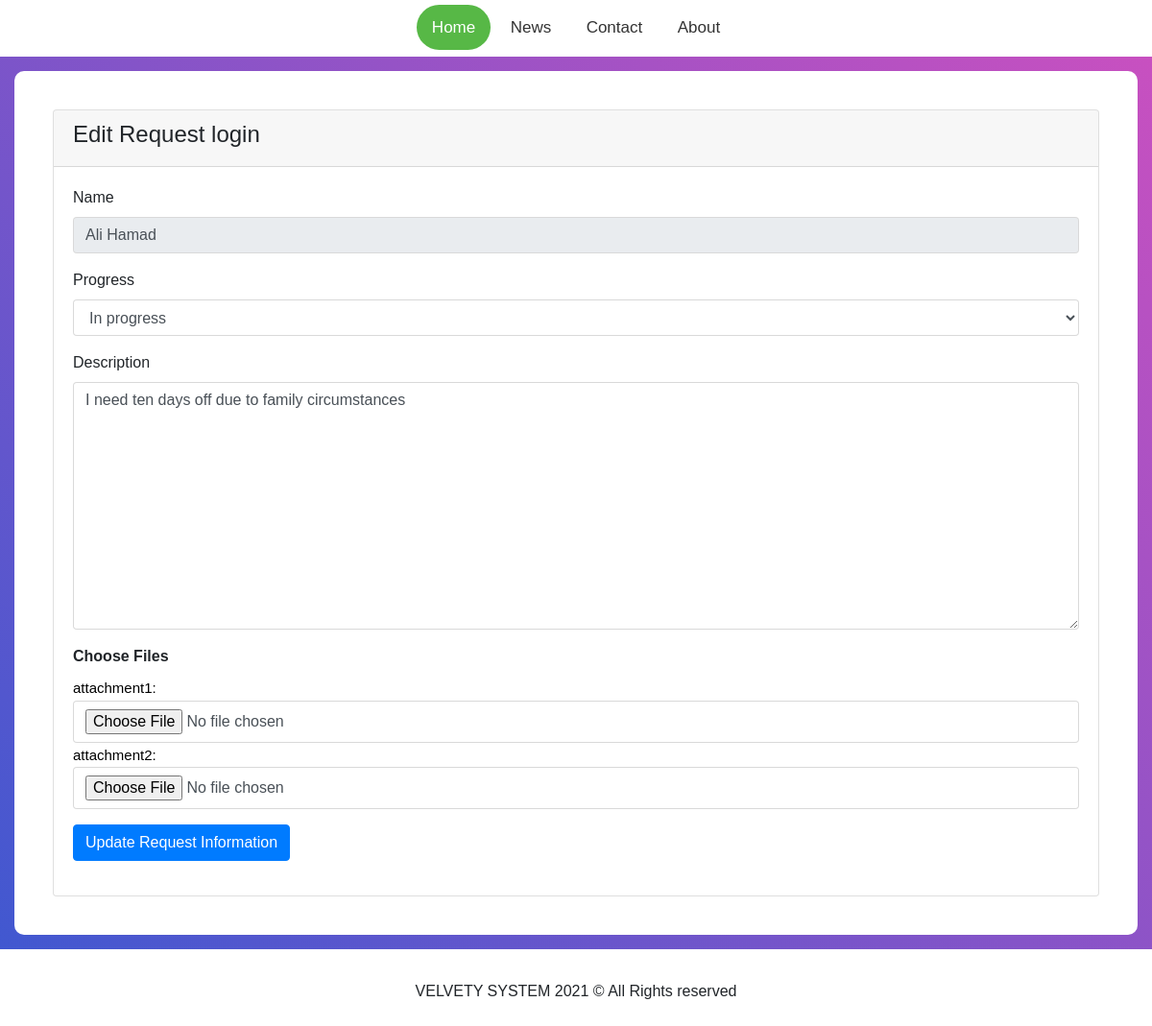
Screenshot of /edit-information.php?id=1 (signed in) with the database file from the repository.
### tables this page shows
CREATE TABLE `request` (
  `id` int(100) NOT NULL,
  `emp_id` varchar(100) NOT NULL,
  `service_id` varchar(100) NOT NULL,
  `description` varchar(300) NOT NULL,
  `attachment1` varchar(100) NOT NULL,
  `attachment2` varchar(100) NOT NULL,
  `status` tinyint(1) NOT NULL DEFAULT '0' COMMENT '0=in progress,1=accepted, 2=Declined'
);

CREATE TABLE `employee` (
  `id` int(25) NOT NULL,
  `emp_number` int(50) NOT NULL,
  `first_name` varchar(50) NOT NULL,
  `last_name` varchar(50) NOT NULL,
  `job_title` varchar(50) NOT NULL,
  `password` varchar(100) NOT NULL
);

### edit-information.php (the view, shortened to what this page needs)
<?php
 $role=$_SESSION['role'];
 $id=$_GET['id'];
 ?>
<!DOCTYPE html>
<html lang="en">
<head>
<link rel="stylesheet" type="text/css" href="vendor/bootstrap/css/bootstrap.min_89.css">
<link rel="stylesheet" type="text/css" href="fonts/font-awesome-4.7.0/css/font-awesome_89.min.css">
    <link rel="stylesheet" type="text/css" href="css.css">
</head>
<body class="">
    <div class="topnav">
        <a class="active" href="index.html">Home</a>
        <a href="#news">News</a>
        <a href="#contact">Contact</a>
        <a href="#about">About</a>
        </div>
        <div class="container-information">
            <div class="wrap-information" >
                <div class="card" style="width: 100%;">
                    <div class="card-header">
                        <h4>Edit Request login</h4>
                    </div>
                    <?php
                    include "connection.php";
                        $msql="SELECT * FROM request  JOIN employee ON employee.id=request.emp_id WHERE request.id='$id'";
                        $query=mysqli_query($conn,$msql) or die(mysqli_error($conn));
                        $q=mysqli_fetch_array($query);
                    ?>
                    <div class="card-body">
                        <form action="edit-request.php" method="post" role="form" enctype="multipart/form-data">
                            <div class="form-group">
                                <label for="name">Name</label>
                                <input type="text" class="form-control" name="name" aria-describedby="" placeholder="Enter full name" value="<?=$q['first_name']?> <?=$q['last_name']?>" disabled>
                           </div>
                            <div class="form-group">
                                <label for="selectProgress">Progress</label>
                                <?php
                                 if(($role)=="employee"){ ?>
                                <select class="form-control form-select" name="status">
                                    <option value="<?=$q['status']?>">
                                    <?php
                                    $status=$q['status'];
                                        if($status == 0){
                                            echo 'In progress';
                                        }elseif ($status == 1) {
                                             echo 'Approved';
                                        } else {
                                            echo 'declaind';
                                        }
                                    ?> </option>
                                </select>
                               <?php  } ?>
                            </div>
                            <div class="form-group">
                                <label for="description"></b>Description</b></label>
                                <textarea class="form-control" name="description" aria-describedby="" placeholder="Description" rows="12"><?=$q['description']?></textarea>
                            </div>
                            <div class="form-group">
                                <label for="files"><b>Choose Files</b></label> </br>
                                <P style="font-size: 15px">attachment1:</p><input type="file" class="form-control" id="file" name="image" id="image" >
                                <P P style="font-size: 15px">attachment2:</p><input type="file" class="form-control" id="file" name="image2" id="image">
                            </div>
                            <div class="form-group">
                                <button class="btn btn-primary" type="submit" name="submit">
                                    Update Request Information
                                </button>
                            </div>
                        </form>
                    </div>
                </div>
            </div>
        </div>
    <footer>
        <div class="credit"> VELVETY SYSTEM 2021 &copy; All Rights reserved</div>
    </footer>
</body>
</html>

### css.css (style rules this page uses)
* { margin: 0px; padding: 0px; box-sizing: border-box; }
body, html { height: 100%; font-family: sans-serif; }
a { font-family: sans-serif; font-size: 14px; line-height: 1.7; color: black; margin: 0px; transition: all 0.4s; -webkit-transition: all 0.4s; -o-transition: all 0.4s; -moz-transition: all 0.4s; }
p { font-family: sans-serif; font-size: 18px; line-height: 1.7; color: black; margin: 0px; }
input { outline: none; border: none; }
button { outline: none ; border: none; background: transparent; }
footer { padding: 2rem; font-size: 1rem; text-align: center; }
.topnav { text-align: center; background-color: white; overflow: hidden; padding: 15px; }
.topnav a { border-radius: 5rem; color: #333333; text-align: center; padding: 14px 16px; text-decoration: none; font-size: 17px; }
.topnav a.active { background-color:#57b846; color: white; }
.wrap-information { width: 100%; background: #fff; border-radius: 10px; overflow: hidden; display: -webkit-box; display: -webkit-flex; display: -moz-box; display: -ms-flexbox; display: flex; padding: 40px 40px 40px 40px; }
.container-information { width: 100%; min-height: 100%; display: -webkit-box; display: -webkit-flex; display: -moz-box; display: -ms-flexbox; display: flex; flex-wrap: wrap; justify-content: center; align-items: center; padding: 15px; background: #9053c7; background: -webkit-linear-gradient(-135deg, #c850c0, #4158d0); background: -o-linear-gradient(-135deg, #c850c0, #4158d0); background: -moz-linear-gradient(-135deg, #c850c0, #4158d0); background: linear-gradient(-135deg, #c850c0, #4158d0); }

### rows the page displays
request: name "Ali Hamad", status "In progress", description "I need ten days off due to family circumstances"
